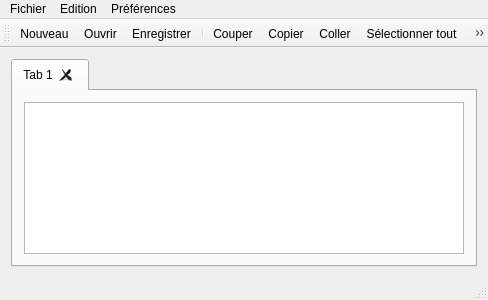
<?xml version="1.0" encoding="UTF-8"?>
<ui version="4.0">
 <class>MainWindow</class>
 <widget class="QMainWindow" name="MainWindow">
  <property name="geometry">
   <rect>
    <x>0</x>
    <y>0</y>
    <width>488</width>
    <height>300</height>
   </rect>
  </property>
  <property name="windowTitle">
   <string>QTextPad</string>
  </property>
  <widget class="QWidget" name="centralWidget">
   <layout class="QVBoxLayout" name="verticalLayout">
    <item>
     <widget class="QTabWidget" name="tabWidget">
      <property name="currentIndex">
       <number>0</number>
      </property>
      <property name="documentMode">
       <bool>false</bool>
      </property>
      <property name="tabsClosable">
       <bool>true</bool>
      </property>
      <widget class="QWidget" name="tab">
       <attribute name="title">
        <string>Tab 1</string>
       </attribute>
       <layout class="QHBoxLayout" name="horizontalLayout">
        <item>
         <widget class="QTextEdit" name="textEdit"/>
        </item>
       </layout>
      </widget>
     </widget>
    </item>
   </layout>
  </widget>
  <widget class="QMenuBar" name="menuBar">
   <property name="geometry">
    <rect>
     <x>0</x>
     <y>0</y>
     <width>488</width>
     <height>25</height>
    </rect>
   </property>
   <widget class="QMenu" name="menuFichier">
    <property name="title">
     <string>Fichier</string>
    </property>
    <widget class="QMenu" name="menuDocuments_r_cents">
     <property name="title">
      <string>Documents récents</string>
     </property>
    </widget>
    <addaction name="actionNouveau"/>
    <addaction name="actionOuvrir"/>
    <addaction name="actionEnregistrer"/>
    <addaction name="actionEnregistrer_sous"/>
    <addaction name="actionFermer"/>
    <addaction name="separator"/>
    <addaction name="menuDocuments_r_cents"/>
    <addaction name="separator"/>
    <addaction name="actionQuitter"/>
   </widget>
   <widget class="QMenu" name="menuEdition">
    <property name="title">
     <string>Edition</string>
    </property>
    <addaction name="actionD_faire"/>
    <addaction name="actionRefaire"/>
    <addaction name="separator"/>
    <addaction name="actionCouper"/>
    <addaction name="actionCopier"/>
    <addaction name="actionColler"/>
    <addaction name="actionS_lectionner_tout"/>
    <addaction name="separator"/>
    <addaction name="actionSe_rendre_a_la_ligne"/>
    <addaction name="actionRechercher"/>
    <addaction name="actionRechercher_suivant"/>
    <addaction name="actionRemplacer"/>
   </widget>
   <widget class="QMenu" name="menuPr_f_rences">
    <property name="title">
     <string>Préférences</string>
    </property>
    <addaction name="actionR_gler_la_police"/>
   </widget>
   <addaction name="menuFichier"/>
   <addaction name="menuEdition"/>
   <addaction name="menuPr_f_rences"/>
  </widget>
  <widget class="QToolBar" name="mainToolBar">
   <attribute name="toolBarArea">
    <enum>TopToolBarArea</enum>
   </attribute>
   <attribute name="toolBarBreak">
    <bool>false</bool>
   </attribute>
   <addaction name="actionNouveau"/>
   <addaction name="actionOuvrir"/>
   <addaction name="actionEnregistrer"/>
   <addaction name="separator"/>
   <addaction name="actionCouper"/>
   <addaction name="actionCopier"/>
   <addaction name="actionColler"/>
   <addaction name="actionS_lectionner_tout"/>
   <addaction name="actionD_faire"/>
   <addaction name="actionRefaire"/>
   <addaction name="actionRechercher"/>
   <addaction name="actionRechercher_suivant"/>
  </widget>
  <widget class="QStatusBar" name="statusBar"/>
  <action name="actionNouveau">
   <property name="icon">
    <iconset theme="document-new"/>
   </property>
   <property name="text">
    <string>Nouveau</string>
   </property>
   <property name="shortcut">
    <string>Ctrl+N</string>
   </property>
  </action>
  <action name="actionOuvrir">
   <property name="icon">
    <iconset theme="document-open"/>
   </property>
   <property name="text">
    <string>Ouvrir</string>
   </property>
   <property name="shortcut">
    <string>Ctrl+O</string>
   </property>
  </action>
  <action name="actionEnregistrer_sous">
   <property name="icon">
    <iconset theme="document-save-as"/>
   </property>
   <property name="text">
    <string>Enregistrer sous ...</string>
   </property>
  </action>
  <action name="actionFermer">
   <property name="text">
    <string>Fermer</string>
   </property>
  </action>
  <action name="actionQuitter">
   <property name="icon">
    <iconset theme="application-exit"/>
   </property>
   <property name="text">
    <string>Quitter</string>
   </property>
   <property name="shortcut">
    <string>Ctrl+Q</string>
   </property>
  </action>
  <action name="actionCouper">
   <property name="icon">
    <iconset theme="edit-cut"/>
   </property>
   <property name="text">
    <string>Couper</string>
   </property>
   <property name="shortcut">
    <string>Ctrl+X</string>
   </property>
  </action>
  <action name="actionCopier">
   <property name="icon">
    <iconset theme="edit-copy"/>
   </property>
   <property name="text">
    <string>Copier</string>
   </property>
   <property name="shortcut">
    <string>Ctrl+C</string>
   </property>
  </action>
  <action name="actionColler">
   <property name="icon">
    <iconset theme="edit-paste"/>
   </property>
   <property name="text">
    <string>Coller</string>
   </property>
   <property name="shortcut">
    <string>Ctrl+V</string>
   </property>
  </action>
  <action name="actionS_lectionner_tout">
   <property name="icon">
    <iconset theme="edit-select-all"/>
   </property>
   <property name="text">
    <string>Sélectionner tout</string>
   </property>
   <property name="shortcut">
    <string>Ctrl+A</string>
   </property>
  </action>
  <action name="actionD_faire">
   <property name="icon">
    <iconset theme="edit-undo"/>
   </property>
   <property name="text">
    <string>Défaire</string>
   </property>
   <property name="shortcut">
    <string>Ctrl+Z</string>
   </property>
  </action>
  <action name="actionRefaire">
   <property name="icon">
    <iconset theme="edit-redo"/>
   </property>
   <property name="text">
    <string>Refaire</string>
   </property>
   <property name="shortcut">
    <string>Ctrl+Y</string>
   </property>
  </action>
  <action name="actionEnregistrer">
   <property name="icon">
    <iconset theme="document-save"/>
   </property>
   <property name="text">
    <string>Enregistrer</string>
   </property>
   <property name="shortcut">
    <string>Ctrl+S</string>
   </property>
  </action>
  <action name="actionToto">
   <property name="text">
    <string>toto</string>
   </property>
  </action>
  <action name="actionR_gler_la_police">
   <property name="checkable">
    <bool>true</bool>
   </property>
   <property name="icon">
    <iconset theme="QIcon::ThemeIcon::ToolsCheckSpelling"/>
   </property>
   <property name="text">
    <string>Régler la police</string>
   </property>
  </action>
  <action name="actionSe_rendre_a_la_ligne">
   <property name="icon">
    <iconset theme="QIcon::ThemeIcon::ObjectRotateLeft"/>
   </property>
   <property name="text">
    <string>Se rendre a la ligne</string>
   </property>
  </action>
  <action name="actionRechercher">
   <property name="icon">
    <iconset theme="QIcon::ThemeIcon::SystemSearch"/>
   </property>
   <property name="text">
    <string>Rechercher</string>
   </property>
  </action>
  <action name="actionRechercher_suivant">
   <property name="icon">
    <iconset theme="QIcon::ThemeIcon::GoNext"/>
   </property>
   <property name="text">
    <string>Rechercher suivant</string>
   </property>
  </action>
  <action name="actionRemplacer">
   <property name="text">
    <string>Remplacer</string>
   </property>
  </action>
  <action name="actionAfficher_les_num_ros_de_lignes">
   <property name="checkable">
    <bool>true</bool>
   </property>
   <property name="checked">
    <bool>true</bool>
   </property>
   <property name="text">
    <string>Afficher les numéros de lignes</string>
   </property>
  </action>
 </widget>
 <layoutdefault spacing="6" margin="11"/>
 <resources/>
 <connections>
  <connection>
   <sender>actionQuitter</sender>
   <signal>triggered()</signal>
   <receiver>MainWindow</receiver>
   <slot>close()</slot>
   <hints>
    <hint type="sourcelabel">
     <x>-1</x>
     <y>-1</y>
    </hint>
    <hint type="destinationlabel">
     <x>199</x>
     <y>149</y>
    </hint>
   </hints>
  </connection>
 </connections>
</ui>
